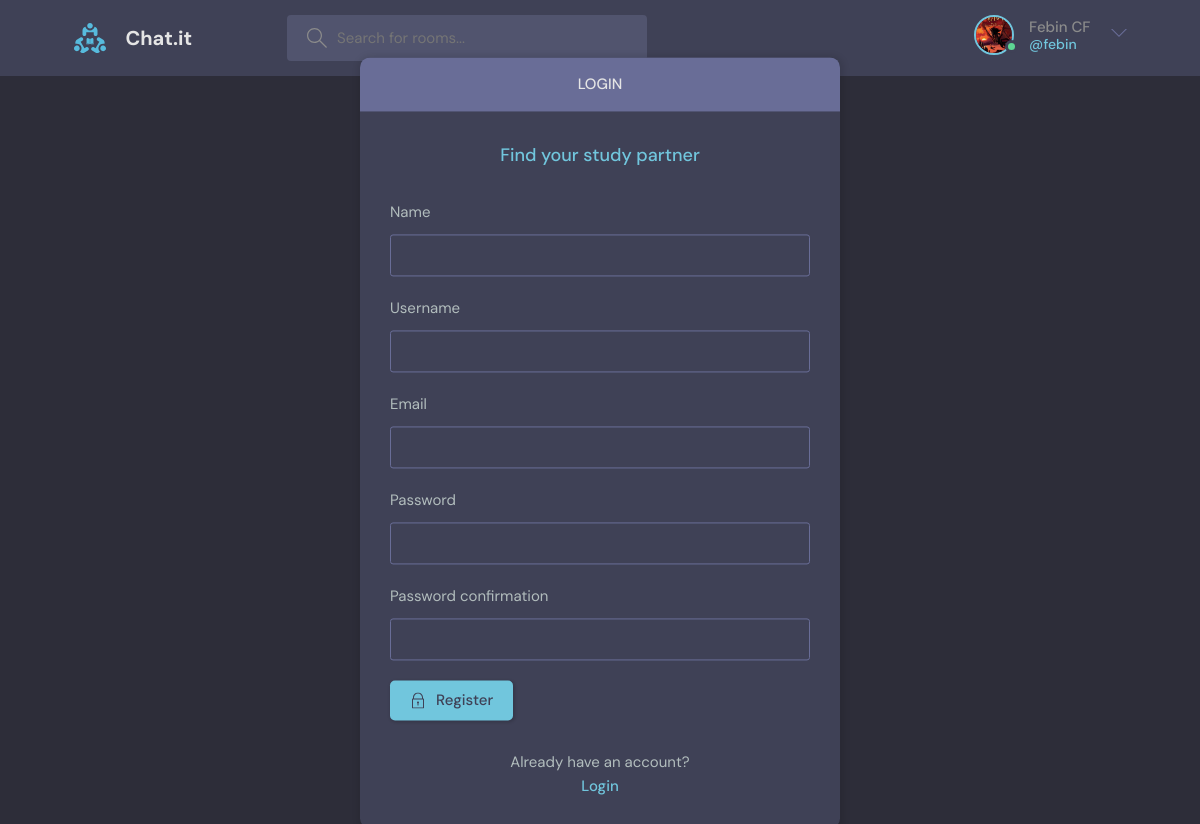
Screenshot of /register/ (signed in) with the database file from the repository.
### room/models.py (models this page shows)
class User(AbstractUser):
    name = models.CharField(max_length=64)
    email = models.EmailField(unique=True)
    bio = models.TextField(null=True)
    avatar = models.ImageField(null=True, default='avatar.svg')
    USERNAME_FIELD = 'email'
    REQUIRED_FIELDS = []

### room/views.py (the view, shortened to what this page needs)
# urls.py: path('register/', views.register_user, name='register'),
def register_user(request):
    form_template = MyUserCreationForm()
    return render(request, 'room/register.html', {
        "form": form_template,
    })

### room/forms.py
class MyUserCreationForm(UserCreationForm):
    class Meta:
        model = User
        fields = ['name', 'username', 'email', 'password1', 'password2']

### room/templates/room/register.html (shortened to what this page needs)
{% extends 'room/layout.html' %}
{% load static %}
{% block content %}
  <main class="auth layout">
    <div class="container">
      <div class="layout__box">
        <div class="layout__boxHeader">
          <div class="layout__boxTitle">
            <h3>Login</h3>
          </div>
        </div>
        <div class="layout__body">
          <h2 class="auth__tagline">Find your study partner</h2>
          <form class="form" action="{% url 'room:register' %}" method="post">
            {% for field in form %}
            <div class="form__group form__group">
              <label>{{ field.label }}</label>
              {{ field }}
            </div>
            {% endfor %}
            <button class="btn btn--main" type="submit">
              Register
            </button>
          </form>
          <div class="auth__action">
            <p>Already have an account?</p>
            <a href="{% url 'room:login' %}" class="btn btn--link">Login</a>
          </div>
        </div>
      </div>
    </div>
  </main>
{% endblock %}

### room/templates/room/components/navbar_component.html (shortened to what this page needs)
{% load static %}
<header class="header header--loggedIn">
    <div class="container">
      <a href="{% url 'room:home' %}" class="header__logo">
        <img src="{% static 'assets/logo.svg' %}" />
        <h1>Chat.it</h1>
      </a>
      <form class="header__search" action="{% url 'room:home' %}" method="post">
        <label>
          <input placeholder="Search for rooms..." name="q"/>
        </label>
      </form>
      <nav class="header__menu">
        {% if not request.user.is_authenticated %}
            <a href="{% url 'room:login' %}">
            <img src="{% static 'images/avatar.svg' %}" />
            <p>Login</p>
            </a>
        {% else %}
        <div class="header__user">
          <a href="{% url 'room:profile' request.user.id %}">
            <div class="avatar avatar--medium active">
              <img src="{{request.user.avatar.url}}" />
            </div>
            <p>{{ request.user.name }}<span>@{{ request.user.username }}</span></p>
          </a>
          <button class="dropdown-button">
            <svg version="1.1" xmlns="http://www.w3.org/2000/svg" width="32" height="32" viewBox="0 0 32 32">
              <title>chevron-down</title>
              <path d="M16 21l-13-13h-3l16 16 16-16h-3l-13 13z"></path>
            </svg>
          </button>
        </div>
      </nav>
      {% endif %}
    </div>
  </header>

### rows the page displays
User: user.avatar (picture), user.name "Febin CF", user.username "febin"

### other values shown
{{ field.label }} "Name" "Username" "Email" "Password" "Password confirmation"
